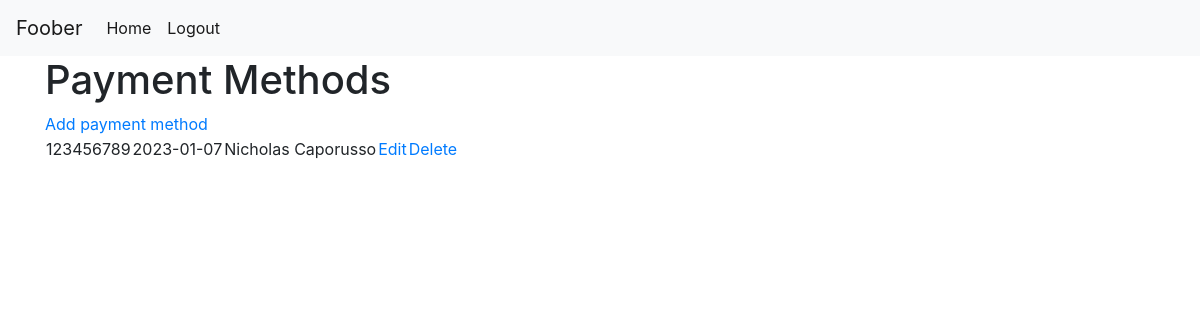
Page /payment_methods/index.php (signed in) on the committed database.
### tables this page shows
CREATE TABLE `payment_methods` (
  `ID` int(10) UNSIGNED NOT NULL,
  `user_ID` int(10) UNSIGNED NOT NULL,
  `number` int(255) DEFAULT NULL,
  `expdate` date DEFAULT NULL,
  `security` tinyint(9) UNSIGNED DEFAULT NULL,
  `name` varchar(64) NOT NULL,
  `zip` int(5) UNSIGNED NOT NULL
);

### payment_methods/index.php (the view)
<?php
require_once('../settings.php');
require_once('../theme/header.php');
$result=$connection->query('SELECT * FROM payment_methods WHERE user_id = '.$_SESSION['ID'].' GROUP BY ID');
?>
<div class="container">
<h1>Payment Methods</h1>
<?php
echo '<a href="new_pm.php">Add payment method</a>';
echo '<table>';
while($payment_method=$result->fetch()){
	echo '<tr>
		<td>'.$payment_method['number'].'</td>
		<td>'.$payment_method['expdate'].'</td>
		<td>'.$payment_method['name'].'</td>
    <td><a href="edit_pm.php?='.$payment_method['ID'].'">Edit</a></td>
    <td><a href="delete_pm.php?='.$payment_method['ID'].'">Delete</a></td>
	</tr>';
}
echo '</table>';
?>
</div>
<?php
require_once('../theme/footer.php');

### rows in the picture
payment_methods: number "123456789", expdate "2023-01-07", name "Nicholas Caporusso"
